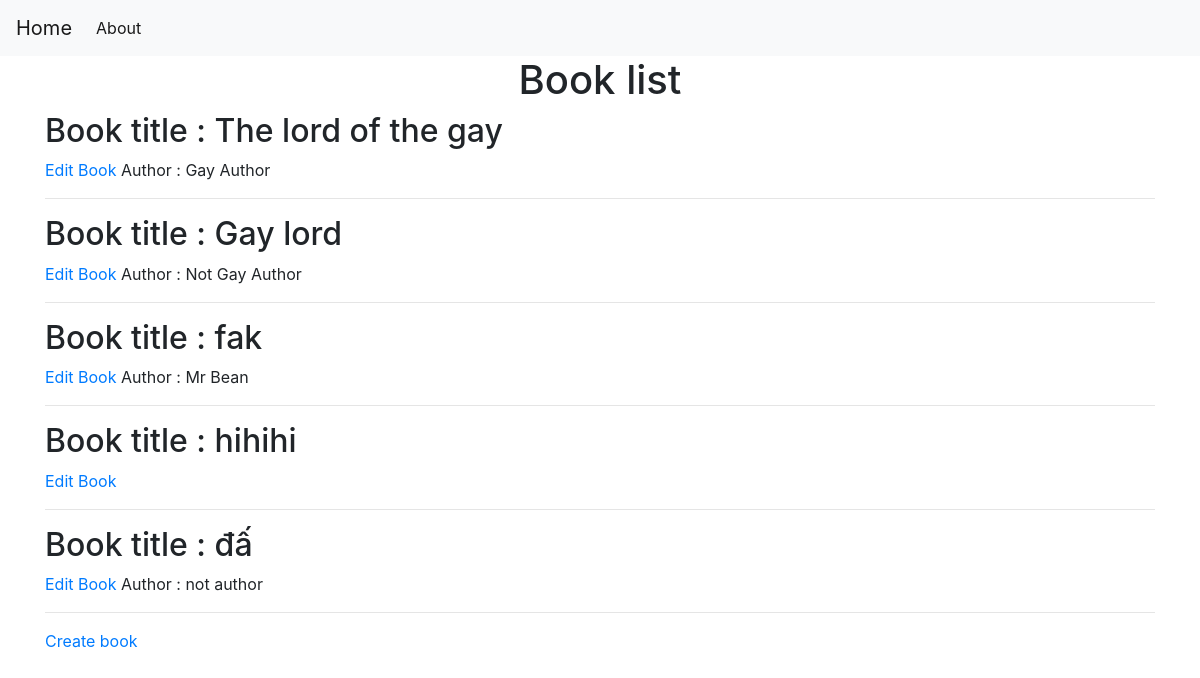
/book, run on an earlier commit of the app's database.
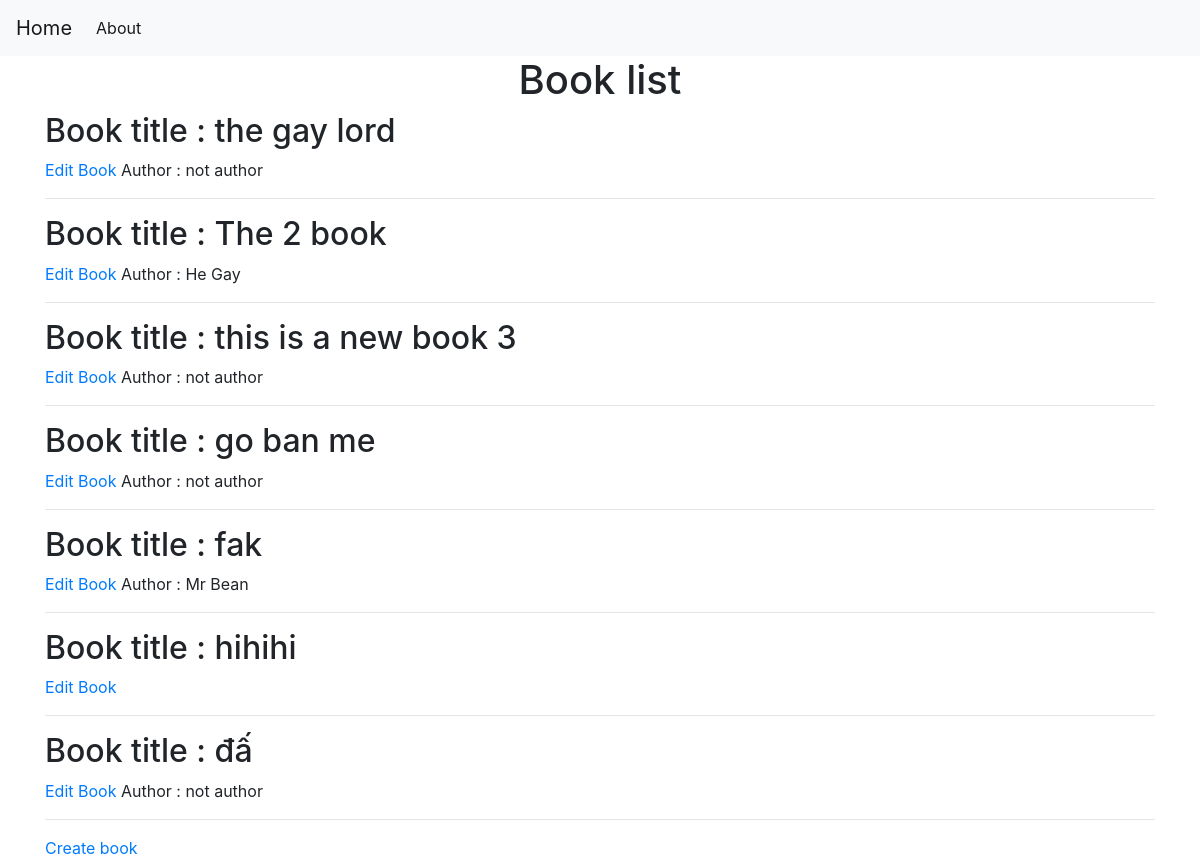
And on a later commit of the database.
### tables this page shows
CREATE TABLE book (
    bookid INTEGER PRIMARY KEY ,
    title TEXT NOT NULL,
    authorid INTEGER,
    FOREIGN KEY(authorid) REFERENCES author(authorid)
);

CREATE TABLE author (
    authorid INTEGER PRIMARY KEY ,
    name TEXT NOT NULL,
    priority TEXT NOT NULL
);

### app.py (the view)
@app.route('/book')
def showbook():
    conn = get_db_connection()
    books = conn.execute('SELECT * FROM book').fetchall()
    authors = conn.execute('SELECT * FROM author').fetchall()
    conn.close()
    return render_template('show_book.html', books=books,authors=authors)

### app.py (called while the page is built)
def get_db_connection():
    conn = sqlite3.connect('database.db')
    conn.row_factory = sqlite3.Row
    return conn

### templates/show_book.html (shortened to what this page needs)
{% extends 'base.html' %}
{% block content %}
    <h1>{% block title %} <center> Book list </center> {% endblock %}</h1>
    {% for book in books %}
            <h2>Book title : {{ book.title }}</h2>
            <a href="{{ url_for('editbook',id= book.bookid) }}">Edit Book</a>
            {% for author in authors %}
                {% if book.authorid == author.authorid%}
                    Author : {{ author.name }}
                {% endif %}
            {% endfor %}
        <hr>
    {% endfor %}
    <a href="{{ url_for('createbook')}}">Create book</a>
{% endblock %}

### templates/base.html (shortened to what this page needs)
<!doctype html>
<html lang="en">
  <head>
    <link rel="stylesheet" href="https://stackpath.bootstrapcdn.com/bootstrap/4.3.1/css/bootstrap.min.css">
  </head>
  <body>
    <nav class="navbar navbar-expand-md navbar-light bg-light">
        <a class="navbar-brand" href="{{ url_for('index')}}">Home</a>
        <div class="collapse navbar-collapse" id="navbarNav">
            <ul class="navbar-nav">
            <li class="nav-item active">
                <a class="nav-link" href="#">About</a>
            </li>
            </ul>
        </div>
    </nav>
    <div class="container">
        {% block content %} {% endblock %}
    </div>
  </body>
</html>

What changed in the data, as far as the page shows it:
changed book: title "The lord of the gay" → "the gay lord"; gains author (name "not author"); loses author (name "Gay Author")
changed book: loses author (name "Not Gay Author"); title "Gay lord" → "The 2 book"; gains author (name "He Gay")
added book: title "this is a new book 3", author (name "not author")
added book: title "go ban me", author (name "not author")
